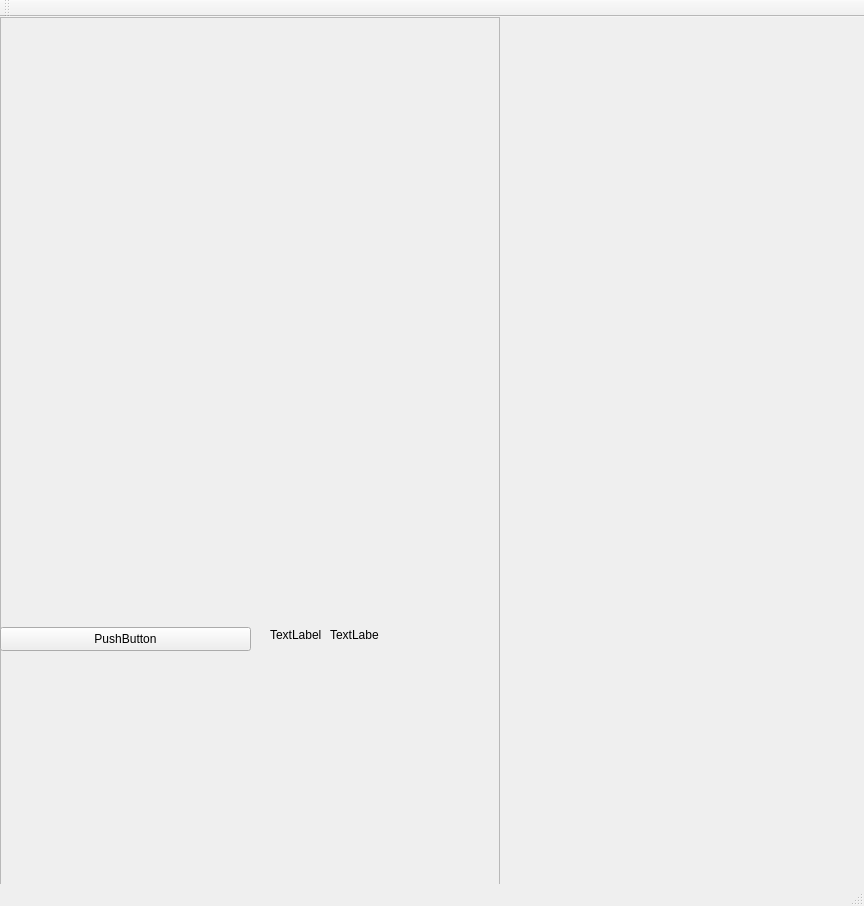
<?xml version="1.0" encoding="UTF-8"?>
<ui version="4.0">
 <class>GuiClass</class>
 <widget class="QMainWindow" name="GuiClass">
  <property name="geometry">
   <rect>
    <x>0</x>
    <y>0</y>
    <width>864</width>
    <height>906</height>
   </rect>
  </property>
  <property name="windowTitle">
   <string>Gui</string>
  </property>
  <widget class="QWidget" name="centralWidget">
   <widget class="QFrame" name="frame">
    <property name="geometry">
     <rect>
      <x>0</x>
      <y>0</y>
      <width>500</width>
      <height>986</height>
     </rect>
    </property>
    <property name="sizePolicy">
     <sizepolicy hsizetype="Fixed" vsizetype="Fixed">
      <horstretch>0</horstretch>
      <verstretch>0</verstretch>
     </sizepolicy>
    </property>
    <property name="minimumSize">
     <size>
      <width>0</width>
      <height>0</height>
     </size>
    </property>
    <property name="cursor">
     <cursorShape>OpenHandCursor</cursorShape>
    </property>
    <property name="mouseTracking">
     <bool>true</bool>
    </property>
    <property name="frameShape">
     <enum>QFrame::StyledPanel</enum>
    </property>
    <property name="frameShadow">
     <enum>QFrame::Plain</enum>
    </property>
    <property name="lineWidth">
     <number>0</number>
    </property>
    <layout class="QVBoxLayout" name="verticalLayout">
     <property name="spacing">
      <number>0</number>
     </property>
     <property name="sizeConstraint">
      <enum>QLayout::SetNoConstraint</enum>
     </property>
     <property name="leftMargin">
      <number>0</number>
     </property>
     <property name="topMargin">
      <number>0</number>
     </property>
     <property name="rightMargin">
      <number>0</number>
     </property>
     <property name="bottomMargin">
      <number>0</number>
     </property>
     <item>
      <spacer name="verticalSpacer">
       <property name="orientation">
        <enum>Qt::Vertical</enum>
       </property>
       <property name="sizeHint" stdset="0">
        <size>
         <width>500</width>
         <height>540</height>
        </size>
       </property>
      </spacer>
     </item>
     <item>
      <spacer name="horizontalSpacer">
       <property name="orientation">
        <enum>Qt::Horizontal</enum>
       </property>
       <property name="sizeHint" stdset="0">
        <size>
         <width>500</width>
         <height>500</height>
        </size>
       </property>
      </spacer>
     </item>
    </layout>
   </widget>
   <widget class="QPushButton" name="pushButton">
    <property name="geometry">
     <rect>
      <x>0</x>
      <y>610</y>
      <width>251</width>
      <height>24</height>
     </rect>
    </property>
    <property name="text">
     <string>PushButton</string>
    </property>
   </widget>
   <widget class="QLabel" name="label">
    <property name="geometry">
     <rect>
      <x>270</x>
      <y>610</y>
      <width>61</width>
      <height>16</height>
     </rect>
    </property>
    <property name="text">
     <string>TextLabel</string>
    </property>
   </widget>
   <widget class="QLabel" name="label_2">
    <property name="geometry">
     <rect>
      <x>330</x>
      <y>610</y>
      <width>49</width>
      <height>16</height>
     </rect>
    </property>
    <property name="text">
     <string>TextLabel</string>
    </property>
   </widget>
  </widget>
  <widget class="QMenuBar" name="menuBar">
   <property name="geometry">
    <rect>
     <x>0</x>
     <y>0</y>
     <width>864</width>
     <height>22</height>
    </rect>
   </property>
  </widget>
  <widget class="QToolBar" name="mainToolBar">
   <attribute name="toolBarArea">
    <enum>TopToolBarArea</enum>
   </attribute>
   <attribute name="toolBarBreak">
    <bool>false</bool>
   </attribute>
  </widget>
  <widget class="QStatusBar" name="statusBar"/>
 </widget>
 <layoutdefault spacing="6" margin="11"/>
 <resources>
  <include location="Gui.qrc"/>
 </resources>
 <connections/>
</ui>
